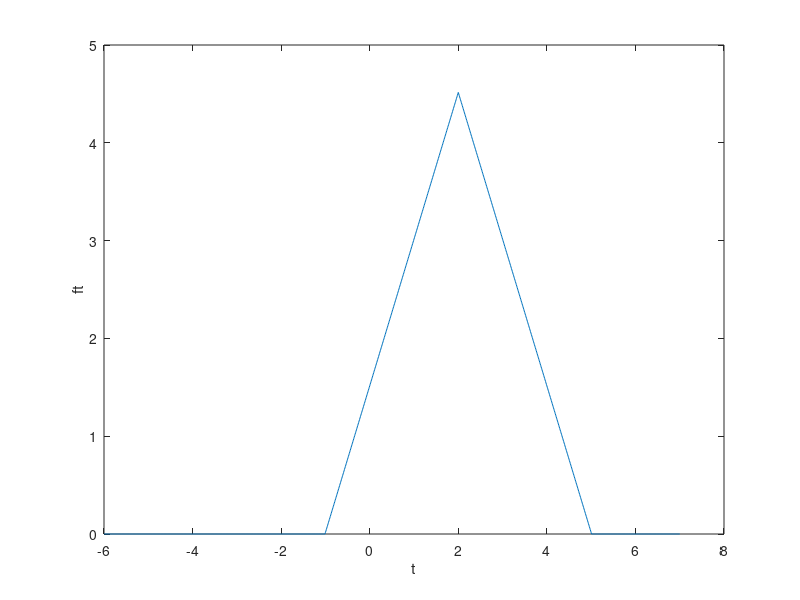

Source code (MATLAB):
clc,clear,close all
dt=0.01;

t1=-3:dt:3;
t2=-3:dt:4;
f1=2*[t1>=-1&t1<=2];
f2=(3/4)*[t2>=0&t2<=3];

t=t1(1)+t2(1):dt:t1(end)+t2(end);
ft=conv(f1,f2);
ftxz=ft*dt;
plot(t,ftxz);
xlabel('t');
ylabel('ft');